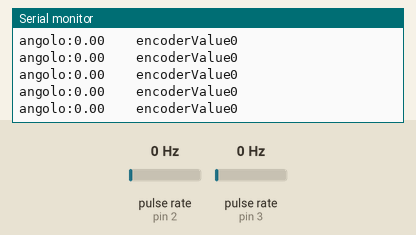
This sketch was run on a simulated Arduino Uno, built with avr-gcc and run on an emulated ATmega328P. On the bench: the last lines printed to the serial monitor. Wiring (inferred from the names in the program): 2 × pulse sensor: data pin 2 / data pin 3. The inputs (shaded band) are chosen by the test bench; at power-on: pulse rate (sensors on pin 2, pin 3) 0 Hz. No radio packets arrive unless stated.

Above: at 1.4 s.
1.5 s: pulse rate (sensor on pin 2) set to 2 Hz
At 2.5 s:
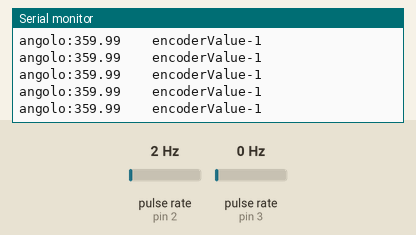
4.5 s: pulse rate (sensor on pin 3) set to 4 Hz
At 5.3 s:
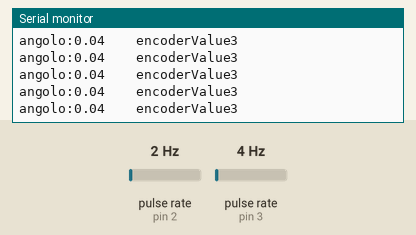
Timing chart, 0 to 6.7 s (numbered marks = the images above; inputs shaded):
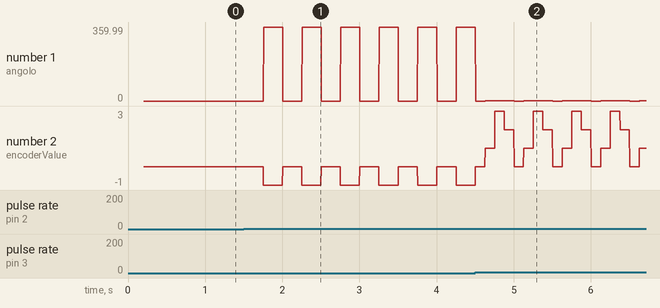

The sketch:

ENCODER.ino
```cpp
/*   20200922 5:26
   20200921 spostato calcolo offset su encoder ma ci sono provlemi:
     il valore di offset viene risommato la prima volta che spengo e riaccendo il display
     offset viene chiesto 3 volte.
  Encoder: domanda un offset alla prima accensione
  lo riceve nell ack e lo somma al valore letto dall'encoder
  poi lo rispedisce al display per farlo visualizzare
  modulo nrf24
  CE   9
  SCN  10
  mosi 11
  miso 12
  sck  13
  pulsante 1 4
  pulsante 2 5
  pulsante 3 6
  pulsante 4 7
*/
#include <RF24.h>
#include <nRF24L01.h>
#include <SPI.h>
#include "printf.h"

#include <math.h>
#define DEBUG  //if not commented out, serial.print is active!

/* encoder*/
#define encoderPin1  3
#define encoderPin2  2
#define risoluzioneEncoder  0.0125
//#define risoluzioneEncoder  0.05 /* INSERIRE QUI VALORE ENCODER uguale anche nel programma COTO 360/7200=0.05, se usiamo in quadratura va 360/28800
// http://www.sciamannalucio.it/arduino-encoder-conta-impulsi-giri-motore/
//   tecnicamente adesso la risoluzione si ottiene con 360/7200 perchè (vedi sezione encoder) usiamo un solo fronte per il conteggio e non 4 */
volatile int lastEncoded = 0;
volatile long encoderValue = 0;
float Angolo = 0;
long lastencoderValue = 0;

int lastMSB = 0;
int lastLSB = 0;
/* endocder */

/*Variabili network */
RF24 radio(9, 10);               // nRF24L01 (CE,CSN)
const uint64_t add1 = 0xf0f0f0f0e1LL;
char msg[20];
int ValOffset = 0 ;
boolean transmissionState;
static unsigned long previousSuccessfulTransmission;


//questa struttura manda i dati dall'encoder al display
struct EncoderData {
  bool offsetRequest = true; //se prima accensione richiederà l'offset
  float valoreangolocorretto;
};
EncoderData Data;

//questa struttura definisce l'ack payload
struct AckPayload {
  int ValOffset;
  bool offset_impostato = false; // se display rileva chisura encoder ridomanda offset
};
AckPayload Ack;


bool IMPOSTATO_DA_DISPLAY = false;
/*Variabili network */


/***********************************************************************************************************/
/*************************** SETUP  ************************************************************************/
/***********************************************************************************************************/


void setup() {

  /* Setup network */
  radio.begin();
  radio.setDataRate(RF24_250KBPS);
  //radio.setDataRate(RF24_2MBPS);
  radio.setAutoAck(1);
  radio.enableAckPayload();               // Allow optional ack payloads
  radio.setPALevel(RF24_PA_MAX);
 // radio.setPALevel(RF24_PA_MIN);
  radio.enableDynamicPayloads();
  radio.openWritingPipe(add1);       // Both radios listen on the same pipes by default, and switch when writing
  /* Setup network */

  /* Debug*/
#ifdef DEBUG
  Serial.begin (115200);
  printf_begin();
  radio.printDetails();
  delay(200);
#endif

#ifndef DEBUG
  Serial.end(); // make sure, serial is off!
#endif

  /*Debug*/

  /* encoder*/
  pinMode(encoderPin1, INPUT_PULLUP);
  pinMode(encoderPin2, INPUT_PULLUP);
  attachInterrupt(0, updateEncoder, CHANGE);
  attachInterrupt(1, updateEncoder, CHANGE);
  /* encoder*/
  Data.offsetRequest = true;

  /* Serial.print("SETUP encoderValue    ");
    Serial.println(encoderValue);
    Serial.print("SETUP Ack.ValOffset      ");
    Serial.println(Ack.ValOffset);
    Serial.print("SETUP Data.offsetRequest      ");
    Serial.println(Data.offsetRequest);
    Serial.print("SETUP Ack.offset_impostato        ");
    Serial.println(Ack.offset_impostato );              */
}


/***********************************************************************************************************/
/*************************** LOOP  ************************************************************************/
/***********************************************************************************************************/


void loop() {
#ifdef DEBUG
  if (Serial.available() > 0) {
    char state = Serial.read();
    if (state == 'A' || state == 'a') {
      encoderValue ++;
      Serial.print(" encoderValue");
      Serial.println(encoderValue);
    }
    if (state == 'S' || state == 's') {
      encoderValue --;
      Serial.print(" encoderValue");
      Serial.println(encoderValue);
    }
  }

#endif DEBUG

  double auxval = (encoderValue * risoluzioneEncoder) + Ack.ValOffset;
  double mod = fmod(auxval, 360.0);
  if (mod < 0.0) {
    mod += 360.0;
  }
  Data.valoreangolocorretto = mod;

  /*Data.valoreangolocorretto = (encoderValue * risoluzioneEncoder) + Ack.ValOffset ;//AngoloLetto;
    if (Data.valoreangolocorretto > 359.95) {
     Data.valoreangolocorretto -= 359.95;
     encoderValue = 0;
    }
    if (Data.valoreangolocorretto < 0.00) {
      Data.valoreangolocorretto += 359.95;
      encoderValue = 7199;
     }*/
  if (radio.write(&Data, sizeof(struct EncoderData)))                     // se radio attiva trasmetto
  {
    if (radio.isAckPayloadAvailable())                                    // leggo ack
    {
      radio.read(&Ack, sizeof(struct AckPayload));
      previousSuccessfulTransmission = millis();
    }
  }

  if (Ack.offset_impostato == true)   // se Display azzera il contatore dopo aver inserito l'offest, azzero anche il dato
  {
    Data.offsetRequest = false;
    radio.write(&Data, sizeof(struct EncoderData));
  }
#ifdef DEBUG
  Serial.print ("angolo:");
  Serial.print (Data.valoreangolocorretto);
  Serial.print ("    encoderValue");
  Serial.println (encoderValue);
#endif

}

/********************************************************************************************************** /
  /***********************************************************************************************************/
/***********************************************************************************************************/
/***********************************************************************************************************/
/***********************************************************************************************************/


/* routine encoder, non toccare!*/
void updateEncoder() {
  int MSB = digitalRead(encoderPin1); //MSB = most significant bit
  int LSB = digitalRead(encoderPin2); //LSB = least significant bit

  int encoded = (MSB << 1) | LSB; //converting the 2 pin value to single number
  int sum  = (lastEncoded << 2) | encoded; //adding it to the previous encoded value

  if (sum == 0b1101 || sum == 0b0100 || sum == 0b0010 || sum == 0b1011) encoderValue ++; // modificato per non lavorare in quadratura
  if (sum == 0b1110 || sum == 0b0111 || sum == 0b0001 || sum == 0b1000) encoderValue --; // modificato per non lavorare in quadratura

  lastEncoded = encoded; //store this value for next time
}

/* routine encoder, non toccare!*/

void debug1() {
#ifdef DEBUG
  Serial.println("DATI TRASMESSI");
  Serial.print("Data.valoreangolocorretto     ");
  Serial.println(Data.valoreangolocorretto);
  Serial.print("encoderValue    ");
  Serial.println(encoderValue);
  Serial.print("Data.offsetRequest      ");
  Serial.println(Data.offsetRequest);
  Serial.println("");
  Serial.println("");
#endif
}


void debug2() {
#ifdef DEBUG
  Serial.println("DATI RICEVUTI");
  Serial.print("Ack.AngoloLetto    ");
  Serial.println(Ack.ValOffset);
  Serial.print("Ack.offset_impostato        ");
  Serial.println(Ack.offset_impostato );
  Serial.println("");
  Serial.println("");
#endif
}

void debug3() {
#ifdef DEBUG
  // Serial.println("DATI TRASMESSI");
  Serial.print("Data.valoreangolocorretto     ");
  Serial.println(Data.valoreangolocorretto);
  //  Serial.print("risoluzioneEmcoder     ");
  //  Serial.println(risoluzioneEncoder);
  Serial.print("encoderValue    ");
  Serial.println(encoderValue);
  Serial.print("Ack.ValOffset      ");
  Serial.println(Ack.ValOffset);
  Serial.print("Data.offsetRequest      ");
  Serial.println(Data.offsetRequest);
  //  Serial.println("DATI RICEVUTI");
  Serial.print("Ack.offset_impostato        ");
  Serial.println(Ack.offset_impostato );
  Serial.println("");
  Serial.println("");
  Serial.println("");
  Serial.println("");

#endif
}
```

Measured:
- after the input at 1.5 s, the serial monitor: prints a new line after 0.25 s (image 1)
- after the input at 4.5 s, the serial monitor: prints a new line after 0.13 s (image 2)
- plotted number 1: 0 → 359.99 after the input at 1.5 s, 359.99 → 0.01 after the input at 4.5 s
- plotted number 2: 0 → -1 after the input at 1.5 s, -1 → 1 after the input at 4.5 s
